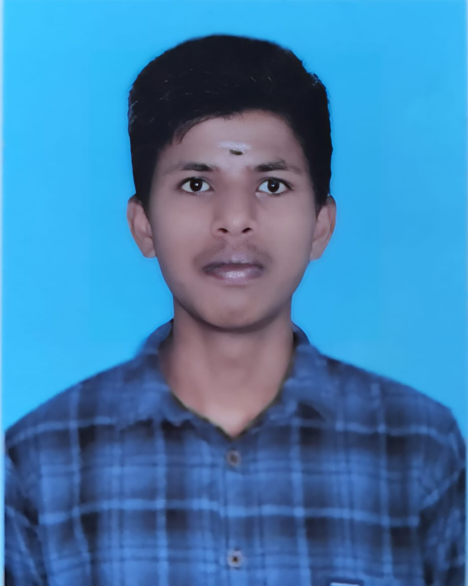
#> input picture student_photos/student_photo_20260120_133657.jpg, 936 x 1172 px (shown at 1/2 size)
$ python -i face_verification_service_fallback.py   (imports and definitions only)   (older library calls are emulated)
#> lines starting #> are read from the running program, lines starting #| are printed output that depends on the picture
"""
Fallback Face Verification Service
Works without face_recognition library using OpenCV only
For use when face_recognition library is not available
"""

import cv2
import numpy as np
import os
import logging
from PIL import Image

logger = logging.getLogger(__name__)

class FaceVerificationServiceFallback:
    """
    Fallback service class for face detection and basic verification operations
    Uses only OpenCV when face_recognition library is not available
    """

    def __init__(self, tolerance=0.6, model='hog'):
        """
        Initialize fallback face verification service

        Args:
            tolerance (float): Face recognition tolerance (not used in fallback)
            model (str): Face detection model (not used in fallback)
        """
        self.tolerance = tolerance
        self.model = model
        self.face_cascade = cv2.CascadeClassifier(
            cv2.data.haarcascades + 'haarcascade_frontalface_default.xml'
        )

        # Load additional cascades for better detection
        try:
            self.profile_cascade = cv2.CascadeClassifier(
                cv2.data.haarcascades + 'haarcascade_profileface.xml'
            )
        except:
            self.profile_cascade = None

    def detect_faces_opencv(self, image_path):
        """
        Detect faces using OpenCV

        Args:
            image_path (str): Path to the image file

        Returns:
            dict: Face detection results
        """
        try:
            # Read image
            image = cv2.imread(image_path)
#> image is the input picture: shape (1172, 936, 3); mean B, G, R 174.4, 126.9, 65.2
            if image is None:
                return {
                    "success": False,
                    "message": "Could not read image file",
                    "error_code": "IMAGE_READ_ERROR"
                }

            # Convert to grayscale
            gray = cv2.cvtColor(image, cv2.COLOR_BGR2GRAY)
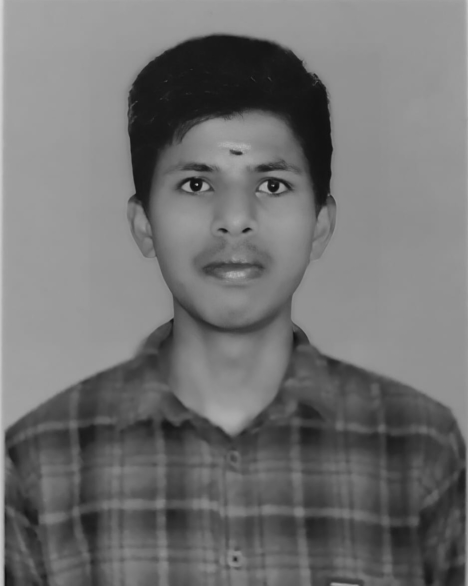
#> gray: shape (1172, 936) (shown at 1/2 size); min 12, max 216, mean 113.9

            # Detect faces
            faces = self.face_cascade.detectMultiScale(
                gray,
                scaleFactor=1.1,
                minNeighbors=5,
                minSize=(30, 30),
                flags=cv2.CASCADE_SCALE_IMAGE
            )
#> faces = [[339, 909, 62, 62], [750, 938, 68, 68], [193, 1096, 68, 68], [245, 201, 446, 446]]

            face_count = len(faces)
#> face_count = 4

            return {
                "success": True,
                "face_count": face_count,
                "faces": faces.tolist(),
                "message": f"Detected {face_count} face(s) using OpenCV"
            }

        except Exception as e:
            logger.error(f"Error in OpenCV face detection: {str(e)}")
            return {
                "success": False,
                "message": f"Face detection failed: {str(e)}",
                "error_code": "OPENCV_DETECTION_ERROR"
            }

    def extract_face_features(self, image_path):
        """
        Extract basic face features using OpenCV (fallback method)

        Args:
            image_path (str): Path to the image file

        Returns:
            dict: Basic face feature extraction results
        """
        try:
            if not os.path.exists(image_path):
                return {
                    "success": False,
                    "message": "Image file not found",
                    "error_code": "FILE_NOT_FOUND"
                }

            # Detect faces first
            detection_result = self.detect_faces_opencv(image_path)
#> detection_result = {'success': True, 'face_count': 4, 'faces': [[339, 909, 62, 62], [750, 938, 68, 68], [193, 1096, 68, 68], [245, 201, 446, 446]], 'message': 'Detected 4 face(s) using OpenCV'}

            if not detection_result["success"]:
                return detection_result

            face_count = detection_result["face_count"]
#> face_count = 4

            if face_count == 0:
                return {
                    "success": False,
                    "message": "No face detected in image",
                    "error_code": "NO_FACE_DETECTED"
                }

            if face_count > 1:
                return {
                    "success": False,
                    "message": f"Multiple faces detected ({face_count}). Please use image with single face",
                    "error_code": "MULTIPLE_FACES_DETECTED"
                }

            # Read image and extract face region
            image = cv2.imread(image_path)
            gray = cv2.cvtColor(image, cv2.COLOR_BGR2GRAY)

            # Get the face coordinates
            face_coords = detection_result["faces"][0]
            x, y, w, h = face_coords

            # Extract face region
            face_region = gray[y:y+h, x:x+w]

            # Calculate basic features (histogram, mean, std)
            face_histogram = cv2.calcHist([face_region], [0], None, [256], [0, 256])
            face_mean = np.mean(face_region)
            face_std = np.std(face_region)

            # Create a simple feature vector
            features = {
                "histogram": face_histogram.flatten().tolist()[:50],  # First 50 bins
                "mean_intensity": float(face_mean),
                "std_intensity": float(face_std),
                "face_area": int(w * h),
                "aspect_ratio": float(w / h),
                "face_coords": face_coords
            }

            return {
                "success": True,
                "message": "Basic face features extracted successfully",
                "features": features,
                "face_location": face_coords
            }

        except Exception as e:
            logger.error(f"Error extracting face features: {str(e)}")
            return {
                "success": False,
                "message": f"Face feature extraction failed: {str(e)}",
                "error_code": "FEATURE_EXTRACTION_ERROR"
            }

    # [281 lines left out: functions compare_faces_basic, verify_identity, _get_timestamp, validate_image_quality, not called in this run]

>>> result = FaceVerificationServiceFallback().extract_face_features('../../student_photos/student_photo_20260120_133657.jpg')
#> result = 3 items
